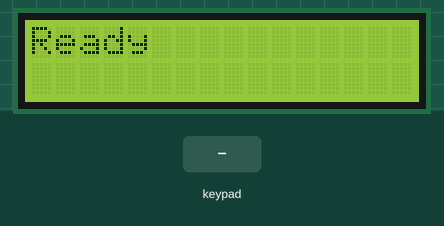
Recording of a sketch running on a simulated Arduino Uno, built with avr-gcc and run on an emulated ATmega328P. On the bench: 16×2 character LCD. The inputs (shaded band) are chosen by the test bench. What the sketch prints to the serial monitor is not drawn.

Above: at 1.3 s.
1.4 s: keypad keys 8 7 6 5 pressed 0.4 s apart
At 3.6 s:
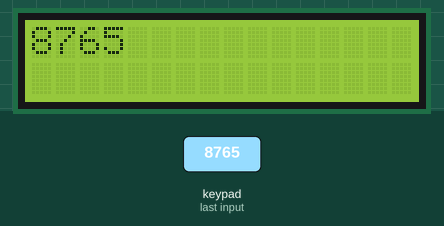
4.5 s: key '1' pressed
At 4.8 s:
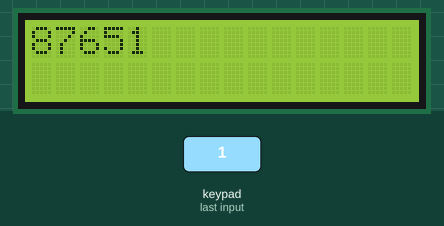
6.0 s: keypad keys 8 7 6 5 # pressed 0.4 s apart
At 8.0 s:
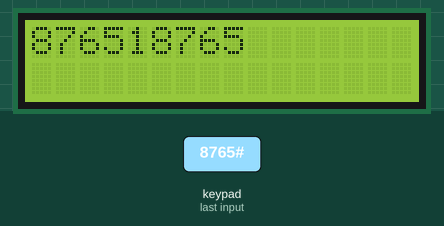
9.5 s: keypad keys 8 7 6 5 * pressed 0.4 s apart
At 12.1 s:
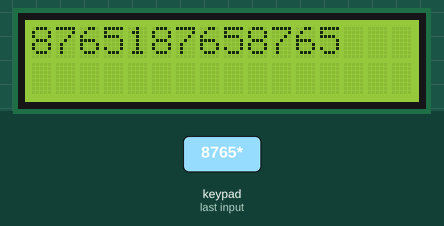
13.0 s: key '2' pressed
At 13.8 s:
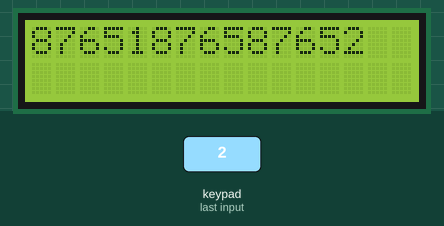
Timing chart, 0 to 15.5 s (numbered marks = the images above; inputs shaded):
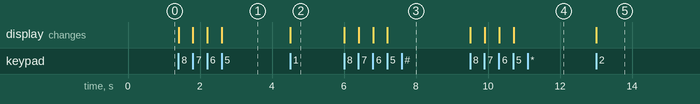

The sketch:

input.ino
```cpp
#include <SPI.h>
#include <MFRC522.h>

#include <LiquidCrystal_I2C.h>
#include <Keypad.h>

#define RST_PIN         9
#define SS_PIN          10

MFRC522 mfrc522(SS_PIN, RST_PIN);   // Create MFRC522 instance
char stringAngka[17];
int indexKeypad = 0;
const byte ROWS = 4;
const byte COLS = 3;
char keys[ROWS][COLS] = {
  {'1', '2', '3'},
  {'4', '5', '6'},
  {'7', '8', '9'},
  {'*', '0', '#'}
};
byte rowPins[ROWS] = {8, 7, 6, 5};
byte colPins[COLS] = {4, 3, 2};
Keypad keypad = Keypad( makeKeymap(keys), rowPins, colPins, ROWS, COLS );
LiquidCrystal_I2C lcd(0x27, 16, 2);

int stt_isi = 0;
//*****************************************************************************************//
void setup() {
  Serial.begin(9600);                                           // Initialize serial communications with the PC
  SPI.begin();                                                  // Init SPI bus
  mfrc522.PCD_Init();                                              // Init MFRC522 card
  Serial.println(F("Read personal data on a MIFARE PICC:"));    //shows in serial that it is ready to read

  lcd.begin();
  lcd.backlight();
  SPI.begin();
  lcd.print("Ready");
}

//*****************************************************************************************//
void loop() {

  keypaddd();


}
//*****************************************************************************************//

void keypaddd()
{
  char keys = keypad.getKey();
  if (keys) {
    //    Serial.println(keys);
    switch (keys)
    {
      case '0'...'9':
        //    first = first * 10 + (indexKeypad - '0');
        if (!indexKeypad)
        {
          lcd.clear();
        }
        stringAngka [indexKeypad++] = keys;
        lcd.print(keys);
        Serial.println(keys);
        return;

      case '*'://reset
Serial.println("*");

        break;

      case '#':

        Serial.println("#");


    }
  }
}
```

Measured:
- after the input at 1.4 s, the display: first changes at once (image 1 shows a later state)
- after the input at 4.5 s, the display: changes at once (image 2)
- after the input at 6.0 s, the display: first changes at once (image 3 shows a later state)
- after the input at 9.5 s, the display: first changes at once (image 4 shows a later state)
- after the input at 13.0 s, the display: changes at once (image 5)
